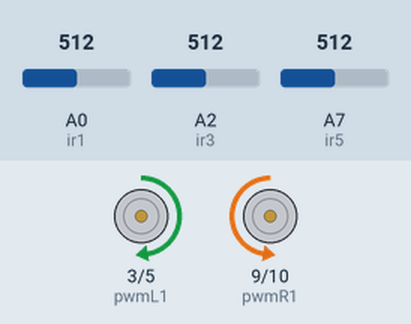
Simulated run of this sketch. Board: Arduino Nano, built with avr-gcc and run on an emulated ATmega328P. On the bench: motor-driver pin pairs drawn as motors (green arrow = first pin HIGH = forward, orange = second pin HIGH = backward, longer = more drive). The inputs (shaded band) are chosen by the test bench; at power-on: A0 (ir1) = 512, A2 (ir3) = 512, A7 (ir5) = 512.

Above: at 0.1 s.
At 3.1 s:
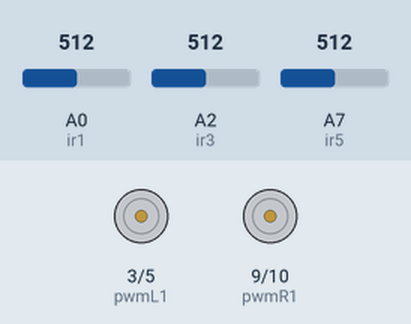
At 5.1 s:
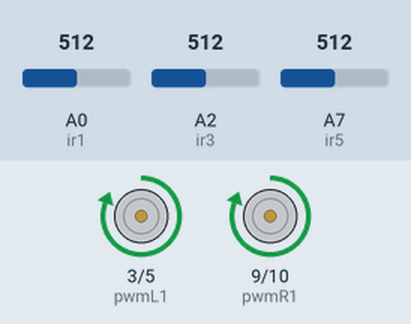
Timing chart, 0 to 6.6 s (numbered marks = the images above):
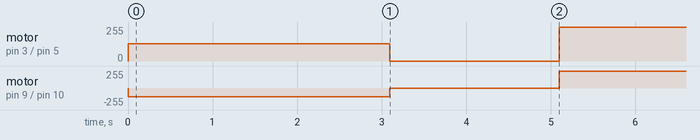

The sketch:

Lesson8.ino
```cpp
//Declare infrared input pins
int ir1=A0, ir3=A2, ir5=A7;

//Declare motor variables
int pwmL1=3, pwmL2=5, pwmR1=9, pwmR2=10;

//Declare auto-calibration variables
int ir1min=1023, ir3min=1023, ir5min=1023;
int ir1max=0, ir3max=0, ir5max=0;
int ir1avg=0, ir3avg=0, ir5avg=0;

//Declare initial state value
int state1=0, state3=0, state5=0;

void setup() {

  //Setting pinmode for infrared
  pinMode(ir1, INPUT);
  pinMode(ir3, INPUT);
  pinMode(ir5, INPUT);

  //Setting pinmode for DC motor
  pinMode(pwmL1,OUTPUT); digitalWrite(pwmL1,LOW);
  pinMode(pwmL2,OUTPUT); digitalWrite(pwmL2,LOW);
  pinMode(pwmR1,OUTPUT); digitalWrite(pwmR1,LOW);
  pinMode(pwmR2,OUTPUT); digitalWrite(pwmR2,LOW);

  //Auto Calibration for infrared sensor
  right(128,128); //Make the stembot rotate to the right

  for (int i=0; i<300; i++){

    //Calibrate ir1 value
    state1=analogRead(ir1);
    if(ir1min>state1){
      ir1min=state1;
    }else{
      ir1max=state1;
    }

    //Calibrate ir3 value
    state3=analogRead(ir3);
    if(ir3min>state3){
      ir3min=state3;
    }else{
      ir3max=state3;
    }

    //Calibrate ir5 value
    state5=analogRead(ir5);
    if(ir5min>state5){
      ir5min=state5;
    }else{
      ir5max=state5;
    }

    delay(10);

  }

  forward(0,0);

  //Calculate average value

  ir1avg = (ir1min + ir1max)/2;
  ir3avg = (ir3min + ir3max)/2;
  ir5avg = (ir5min + ir5max)/2;

  delay(2000);

}

void loop() {

  int state1 = analogRead(ir1);
  int state3 = analogRead(ir3);
  int state5 = analogRead(ir5);

  //Detect line on the right and turn left
  if ((state5>ir5avg) && (state3<ir3avg)){
    left(128,128);
  }

  //Detect Line on the left and turn right
  else if((state1>ir1avg) && (state3<ir3avg)){
    right(128,128);
  }

  //Detect right junction
  else if((state1>ir1avg) && (state3>ir3avg)){
    forward(255,255);
    delay(10);
    right(128,128);
    delay(200);
  }

   else if((state5>ir5avg) && (state3>ir3avg)){
    forward(255,255);
    delay(10);
    left(128,128);
    delay(200);
  }

  //detect no junction: forward
  else {
    forward (255,255);
  }

}

//Motor movement
void forward (int speed1, int speed2){
  digitalWrite(pwmL2,0); digitalWrite(pwmR2,0);
  analogWrite(pwmL1,speed1); analogWrite(pwmR1,speed2);
}

void backward (int speed1, int speed2){
  digitalWrite(pwmL1,0); digitalWrite(pwmR1,0);
  analogWrite(pwmL2,speed1); analogWrite(pwmR2,speed2);
}

void right (int speed1, int speed2){
  digitalWrite(pwmL2,0); digitalWrite(pwmR1,0);
  analogWrite(pwmL1,speed1); analogWrite(pwmR2,speed2);
}

void left (int speed1, int speed2){
  digitalWrite(pwmL1,0); digitalWrite(pwmR2,0);
  analogWrite(pwmL2,speed1); analogWrite(pwmR1,speed2);
}
```

Measured:
- by itself, motor on pin 3 (pwmL1) / pin 5 (pwmL2): stopped → forward 128/255 at 0.00 s, → stopped 3.1 s later, → forward 255/255 2.0 s later
- by itself, motor on pin 9 (pwmR1) / pin 10 (pwmR2): stopped → backward 128/255 at 0.00 s, → stopped 3.1 s later, → forward 255/255 2.0 s later
